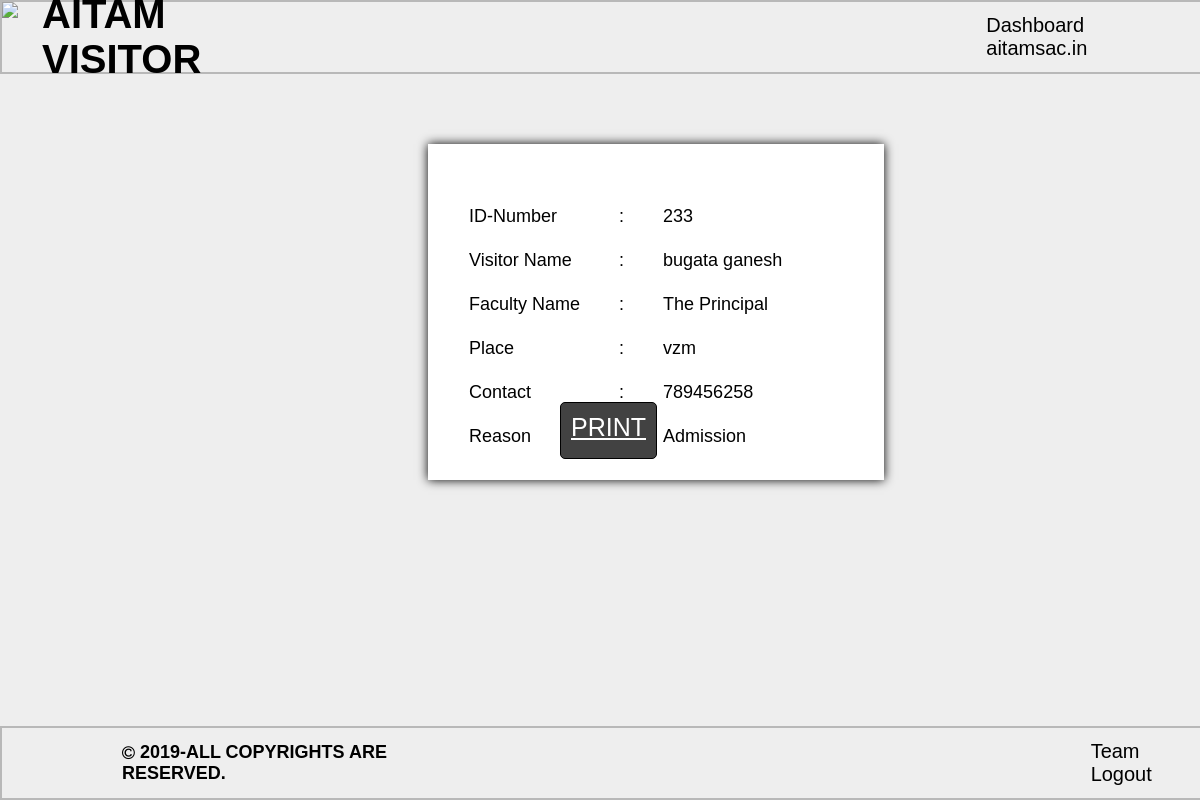
The page /search.php?q=233 (signed in) on the database its author committed.
### tables this page shows
CREATE TABLE `visitor` (
  `SNO` int(11) NOT NULL,
  `visitor_name` varchar(225) NOT NULL,
  `authority` varchar(225) NOT NULL,
  `department` varchar(225) NOT NULL,
  `faculty` varchar(225) NOT NULL,
  `place` varchar(225) NOT NULL,
  `contact` varchar(225) NOT NULL,
  `tim` timestamp NOT NULL DEFAULT CURRENT_TIMESTAMP ON UPDATE CURRENT_TIMESTAMP,
  `reason` varchar(225) NOT NULL
);

### search.php (the view, shortened to what this page needs)
<!DOCTYPE html>
<html>
<head>
	<link rel="stylesheet" type="text/css" href="./css/generate.css">
	<link rel="stylesheet" href="https://cdnjs.cloudflare.com/ajax/libs/font-awesome/4.7.0/css/font-awesome.min.css">
</head>
<body>
	<header>
	<header id="header1"><img id="logo" src="aitam2.jpg">
		<h1>AITAM VISITOR</h1>
		<ul style="margin-left: 50%">
			<li><a href="home.php">Dashboard</a></li>
			<li><a href="http://aitamsac.in/">aitamsac.in</a></li>
		</ul>
	</header>
	</header>
<div style="margin-top: 100px;margin-left:0;display: inline-flex;">
	<div class="card" style="color: black;">
		<table>
<?PHP
	include 'conn.php';
if(isset($_GET['q']))
{
	$var1=$_GET['q'];
	if($var1){
		$sqlcommand="SELECT * FROM `VISITOR` WHERE `SNO` = '$var1'";
		$result=mysqli_query($conn,$sqlcommand);
		$row = mysqli_fetch_array($result);
		echo "<tr>
			<td><p> ID-Number<p></td>
			<td><p>:</p></td>
			<td><p>".$row['SNO']."</p></td>
		</tr>
		<tr>
			<td><p>	Visitor Name<p></td>
			<td><p>:</p></td>
			<td><p>".$row['visitor_name']."</p></td>
		</tr>";
		if($row['authority']=="The Director"||$row['authority']=="The Principal"||$row['authority']=="Head of the department")
		{
			echo "<tr>
			<td><p>	Faculty Name<p></td>
			<td><p>:</p></td>
			<td><p>".$row['authority']."</p></td>
			</tr>";
		}
		echo "<tr>
			<td><p>Place<p></td>
			<td><p>:</p></td>
			<td><p>".$row['place']."</p></td>
		</tr>
		<tr>
			<td><p>Contact <p></td>
			<td><p>:</p></td>
			<td><p>".$row['contact']."</p></td>
		</tr>
		<tr>
			<td><p>Reason <p></td>
			<td><p>:</p></td>
			<td><p>".$row['reason']."</p></td>
		</tr>
		</table>
		</div>
		</div>
	 	<a style='position:absolute;margin-top:32.8%;border:1.5px solid black; color:blue;margin-left:46%;font-size:25px;background-color:#424242;color:white;height:35px;border-radius:5px;width:75px;padding:10px;' href='print.php?q=".$row['SNO']."' target='blank'>PRINT</a>";
	}
else
{
	echo "query not sent ";
}
}
?>
	<footer id="foot"><h4><i class="fa fa-copyright" style="font-size: 15px;"></i> 2019-ALL COPYRIGHTS ARE RESERVED.</h4>
	<ul>
			<li><a href="team.php">Team</a></li>
			            <li><a href="logout.php">Logout</a></li>
		</ul></footer>
</body>
</html>

### css/generate.css (style rules this page uses)
body { background-color: #EEEEEE; font-family: sans-serif; overflow: hidden; }
#header1 { width: 100%; height: 70px; top: 0; left: 0; position:absolute; display:flex; align-items:center; border: 2px solid #B8B8B8; }
#header1 * { display: inline; }
#header1 ul { list-style-type: none; margin-left: 55.4%; }
#header1 li a { text-decoration: none; color: black; padding-left: 30px; font-size: 20px; }
#header1 h1 { margin-left: 2%; font-size: 40px; }
#logo { height: 70px; }
#foot { bottom: 0; width: 100%; height: 70px; left: 0; bottom:0; margin-top: 4.82%; position:absolute; display:flex; align-items:center; border: 2px solid #B8B8B8; }
#foot * { display: inline; }
#foot li a { text-decoration: none; color: black; margin-left: 20px; font-size: 20px; padding: 2px; }
#foot ul { list-style-type: none; margin-left: 50%; }
#foot h4 { font-size: 18px; margin-left: 120px; }

### search.php (style rules this page uses)
.card { box-shadow: 0 0 10px 0 black; position:absolute; transition: 0.3s; width: 450px; background-color: white; border: 3px solid white; height:275px; margin-left: 35%; color: white; font-family: sans-serif; text-align: left; padding-top: 55px; font-size: 18px; margin-top: 3%; }
.card p { position: relative; margin-top: 1px; padding-left: 35px; }

### rows shown on the page
visitor: SNO "233", visitor_name "bugata ganesh", authority "The Principal", place "vzm", contact "789456258", reason "Admission"
